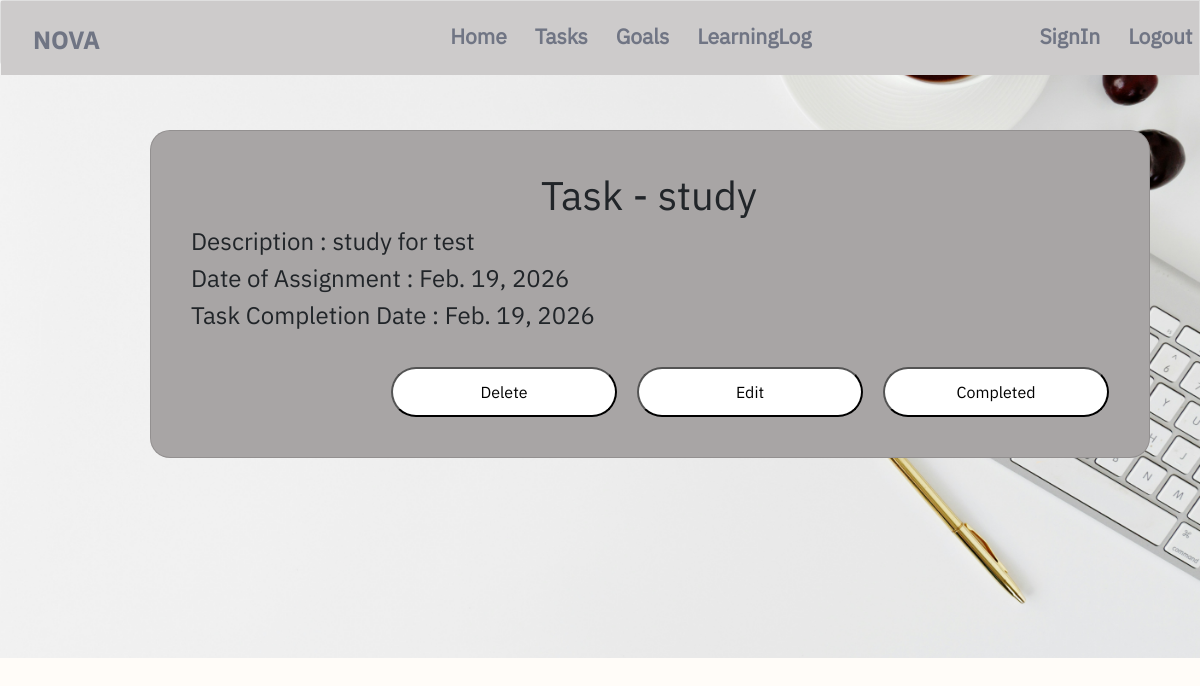
Screenshot of /task/27 (signed in) with the database file from the repository.
### taskmanagement_app/models.py (models this page shows, shortened)
class Tasks(models.Model):
    title = models.CharField(max_length=200)
    date_assigned = models.DateField(auto_now_add=True)
    deadline = models.DateField()
    description = models.TextField(max_length=200)
    owner = models.ForeignKey(User, on_delete=models.CASCADE)
    class Meta:
        verbose_name_plural = 'Tasks'

### taskmanagement_app/views.py (the view)
# urls.py: path('task/<int:task_id>', views.task, name='task'),
@login_required
def task(request, task_id):
    task = Tasks.objects.get(id=task_id)
    if task.owner != request.user:
        raise Http404
    context = {'task' : task}
    return render(request, 'taskmanagement_app/task.html', context)

### taskmanagement_app/templates/taskmanagement_app/task.html
{% extends 'taskmanagement_app/base.html' %}
{% block content %}
<div class="task">
  <div class="card" id="card1">
    <h1 class="card-headers">Task - {{task.title}}</h1>
    <h4>Description : {{task.description}}</h4>
    <h4>Date of Assignment : {{task.date_assigned}}</h4>
    <h4>Task Completion Date : {{task.deadline}}</h4>
    <div class="edit-delete-button">
        <button class="button"><a href="{% url 'taskmanagement_app:deletetask' task.id%}">Delete</a></button>
        <button class="button"><a href="{% url 'taskmanagement_app:updatetask' task.id%}">Edit</a></button>
        <button class="button"><a href="{% url 'taskmanagement_app:deletetask' task.id%}">Completed</a></button>
    </div>
  </div>
</div>
{% endblock content %}

### taskmanagement_app/static/taskmanagement_app/css/styles.css (style rules this page uses)
body { font-family: 'IBM Plex Sans', sans-serif; }
.body1 { background-color: rgb(255, 252, 248); }
h1 { display: inline; }
button a { color: black; text-decoration: none; }
.button { margin-top: 30px; background-color: white; color: black; border-radius: 30px; height: 50px; width: 250px; }
.task { background-image: url('../images/download.jpg'); background-repeat: no-repeat; background-position: center; background-size: cover; padding-bottom: 200px; padding-top: 30px; }
#card1 { background-color: rgb(168, 165, 165); padding: 40px; width: 1000px; border-radius: 20px; margin-top: 100px; margin-left: 150px; }
.card-headers { margin-left: 350px; }
.edit-delete-button { display: flex; flex-direction: row; margin-left: 200px; gap: 20px; }

### rows the page displays
Tasks: title "study", description "study for test", date_assigned "Feb. 19, 2026", deadline "Feb. 19, 2026"
